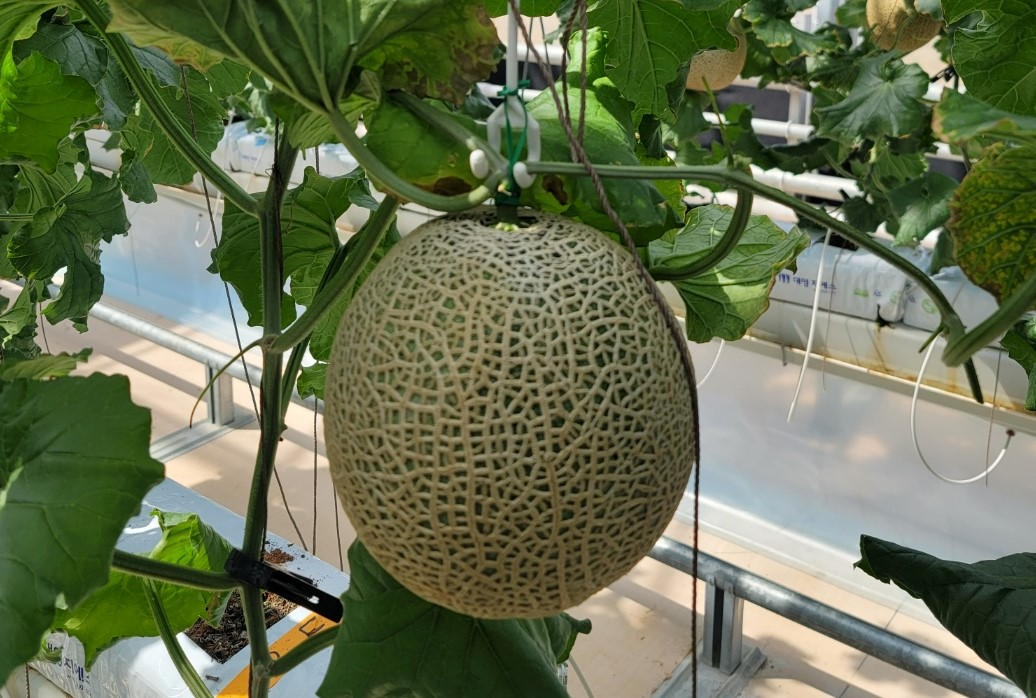
#> input picture melon/melon_enhancement.jpg, 1036 x 698 px
$ jupyter execute CV_melon.ipynb
#> lines starting #> are read from the running program, lines starting #| are printed output that depends on the picture; after the words box and inside, x2 and y2 are one past the last pixel; in counts of white or black regions, pixels touching at a corner belong together
[cell 1]
import os

# 현재 작업 디렉토리 출력
print(os.getcwd())

# 작업 디렉토리 변경, 작업자 환경에 맞게 경로 수정
os.chdir('./melon')

# 변경된 디렉토리 확인
print(os.getcwd())

[cell 2]
import cv2
import numpy as np
import matplotlib.pyplot as plt

def adjust_gamma(image, gamma=1.0):
    invGamma = 1.0 / gamma
    table = np.array([((i / 255.0) ** invGamma) * 255 for i in np.arange(0, 256)]).astype("uint8")
    return cv2.LUT(image, table)

# 이미지 불러오기
img_path = './melon_enhancement.jpg'
img = cv2.imread(img_path)
#> img is the input picture: shape (698, 1036, 3); mean B, G, R 79.7, 111.8, 101.5
img = cv2.cvtColor(img, cv2.COLOR_BGR2RGB)

# 원본 이미지에서 조명 보강하기
img_illuminated = adjust_gamma(img, 1.5)

# 원본 이미지에서 히스토그램 평탄화하기
yuv = cv2.cvtColor(img, cv2.COLOR_RGB2YUV)
#> yuv: shape (698, 1036, 3); mean of channels 0, 1, 2 105, 115.6, 124.9
yuv[:,:,0] = cv2.equalizeHist(yuv[:,:,0])
#> yuv: shape (698, 1036, 3); mean of channels 0, 1, 2 128.2, 115.6, 124.9
img_eq = cv2.cvtColor(yuv, cv2.COLOR_YUV2RGB)

# 원본 이미지에서 샤프닝하기
kernel = np.array([[0, -2, 0],
                   [-2, 9, -2],
                   [0, -2, 0]])

img_sharp = cv2.filter2D(img, -1, kernel)

# 결과 이미지 보여주기
fig, axs = plt.subplots(2, 2, figsize=(10,10))  # 2x2 그리드로 변경

axs[0, 0].imshow(img)
axs[0, 0].set_title('Original')
axs[0, 0].set_xticks([])  # x축 tick 제거
axs[0, 0].set_yticks([])  # y축 tick 제거

axs[0, 1].imshow(img_eq)
axs[0, 1].set_title('Histogram Equalized')
axs[0, 1].set_xticks([])  # x축 tick 제거
axs[0, 1].set_yticks([])  # y축 tick 제거

axs[1, 0].imshow(img_illuminated)
axs[1, 0].set_title('Illumination Enhanced')
axs[1, 0].set_xticks([])  # x축 tick 제거
axs[1, 0].set_yticks([])  # y축 tick 제거

axs[1, 1].imshow(img_sharp)
axs[1, 1].set_title('Sharpened')
axs[1, 1].set_xticks([])  # x축 tick 제거
axs[1, 1].set_yticks([])  # y축 tick 제거
for ax in axs.flat:
    ax.label_outer()
plt.savefig("melon_enhancement_result.png", bbox_inches = 'tight', dpi=300)
plt.show()

[cell 3]
import cv2
import numpy as np
import matplotlib.pyplot as plt

# 이미지 로드
img_path = './melon_1.jpg'
image_bgr = cv2.imread(img_path)
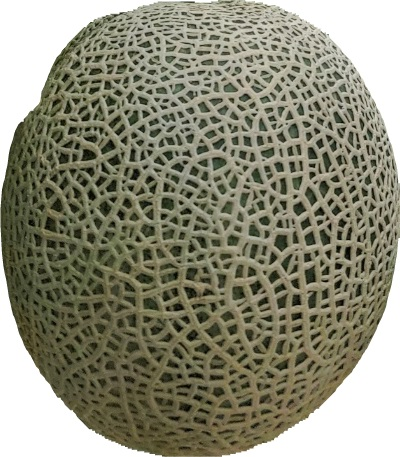
#> input picture melon/melon_1.jpg, 400 x 457 px
#> image_bgr is the input picture: shape (457, 400, 3); mean B, G, R 120.7, 139.7, 140.6

# BRG 데이터를 RGB 속성으로 전환
image_rgb = cv2.cvtColor(image_bgr, cv2.COLOR_BGR2RGB)

# BGR 데이터를 HSV 컬러 스페이스로 전환
image_hsv = cv2.cvtColor(image_bgr, cv2.COLOR_BGR2HSV)
#> image_hsv: shape (457, 400, 3); mean H, S, V 25.5, 57.2, 141.6

# 이미지 보여주기
fig, (ax1, ax2) = plt.subplots(1, 2, figsize=(10, 5))

ax1.imshow(image_rgb)
ax1.set_title("BGR Image (in RGB format)")
ax1.axis("off")

ax2.imshow(image_hsv)
ax2.set_title("HSV Image")
ax2.axis("off")

#저장
cv2.imwrite('melon_hsv_1.jpg', image_hsv)
plt.show()

[cell 4]
import cv2
import numpy as np
import matplotlib.pyplot as plt

# 이미지 로드
img_path = './melon_2.jpg'
image_bgr = cv2.imread(img_path)
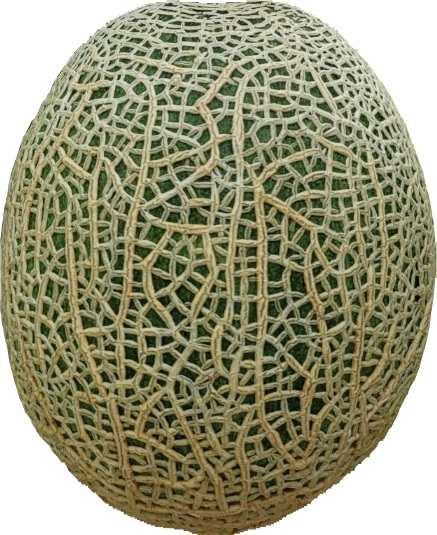
#> input picture melon/melon_2.jpg, 437 x 535 px
#> image_bgr is the input picture: shape (535, 437, 3); mean B, G, R 122.1, 151, 151.7

# BRG 데이터를 RGB 속성으로 전환
image_rgb = cv2.cvtColor(image_bgr, cv2.COLOR_BGR2RGB)
#> image_rgb: shape (535, 437, 3)

# BGR 데이터를 HSV 컬러 스페이스로 전환
image_hsv = cv2.cvtColor(image_bgr, cv2.COLOR_BGR2HSV)
#> image_hsv: shape (535, 437, 3); mean H, S, V 26.5, 76.4, 154.2

# 이미지 보여주기
fig, (ax1, ax2) = plt.subplots(1, 2, figsize=(10, 5))

ax1.imshow(image_rgb)
ax1.set_title("BGR Image (in RGB format)")
ax1.axis("off")

ax2.imshow(image_hsv)
ax2.set_title("HSV Image")
ax2.axis("off")

#저장
cv2.imwrite('melon_hsv_2.jpg', image_hsv)
plt.show()

[cell 5]
import cv2
import numpy as np

# 이미지 로드
img = cv2.imread('./melon_1.jpg')
gray = cv2.cvtColor(img, cv2.COLOR_BGR2GRAY)

# 멜론의 윤곽을 찾기 위해 엣지 검출 적용
edges = cv2.Canny(gray, 50, 200)
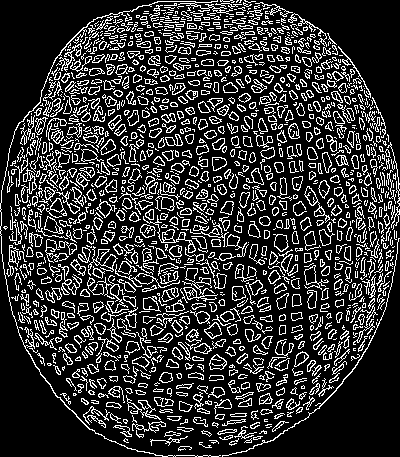
#> edges: shape (457, 400); 19.8% white in thin lines or dots
contours, _ = cv2.findContours(edges, cv2.RETR_EXTERNAL, cv2.CHAIN_APPROX_SIMPLE)
#> contours = 1323 contours, 794 with area under 20; largest, box (x1, y1, x2, y2) and area: (0, 0, 234, 457) 239, (143, 215, 196, 253) 237, (304, 186, 330, 223) 220, (209, 354, 227, 370) 178, (182, 268, 218, 302) 175

# 원본 이미지와 동일한 크기의 검은색 이미지 생성
mask = np.zeros_like(img)

# 마스크 위에 흰색으로 윤곽 그림
cv2.fillPoly(mask, contours, color=(255, 255, 255))
#> mask: shape (457, 400, 3); 30% white; 1323 white regions (493 under 20 px), largest, box (x1, y1, x2, y2) and area: (0, 0, 234, 457) 1131, (222, 238, 400, 457) 377, (182, 268, 218, 302) 351

# 그레이스케일로 전환
gray_mask = cv2.cvtColor(mask, cv2.COLOR_BGR2GRAY)

# 결과 이미지 출력 및 저장
cv2.imwrite('melon_binary_1.jpg', gray_mask)
plt.imshow(gray_mask, cmap='gray')
plt.show()

[cell 6]
import cv2
import numpy as np

# 이미지 로드
img = cv2.imread('./melon_2.jpg')
gray = cv2.cvtColor(img, cv2.COLOR_BGR2GRAY)
#> gray: shape (535, 437)

# 멜론의 윤곽을 찾기 위해 엣지 검출 적용
edges = cv2.Canny(gray, 50, 200)
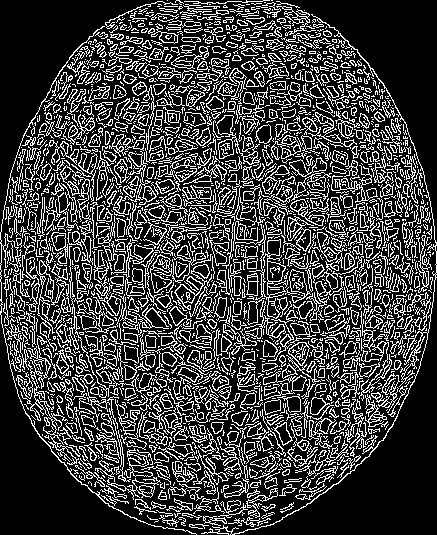
#> edges: shape (535, 437); 24.7% white in thin lines or dots
contours, _ = cv2.findContours(edges, cv2.RETR_EXTERNAL, cv2.CHAIN_APPROX_SIMPLE)
#> contours = 1780 contours, 1331 with area under 20; largest, box (x1, y1, x2, y2) and area: (235, 224, 286, 319) 794, (216, 115, 261, 165) 574, (271, 135, 312, 160) 452, (300, 397, 336, 449) 450, (174, 264, 212, 311) 438

# 원본 이미지와 동일한 크기의 검은색 이미지 생성
mask = np.zeros_like(img)

# 마스크 위에 흰색으로 윤곽 그림
cv2.fillPoly(mask, contours, color=(255, 255, 255))
#> mask: shape (535, 437, 3); 35.9% white; 1780 white regions (1050 under 20 px), largest, box (x1, y1, x2, y2) and area: (201, 14, 437, 535) 1320, (235, 224, 286, 319) 1116, (20, 335, 81, 465) 973

# 그레이스케일로 전환
gray_mask = cv2.cvtColor(mask, cv2.COLOR_BGR2GRAY)

# 결과 이미지 출력 및 저장
cv2.imwrite('melon_binary_2.jpg', gray_mask)
plt.imshow(gray_mask, cmap='gray')
plt.show()

[cell 7]
import cv2
import numpy as np
import matplotlib.pyplot as plt

# 이미지 로드 및 컬러 변환
img = cv2.imread('./melon_1.jpg')
img = cv2.cvtColor(img, cv2.COLOR_BGR2RGB)

# 원형 ROI 정의
center = (195, 235)
radius = 140
mask = np.zeros_like(img)
cv2.circle(mask, center, radius, (255, 255, 255), -1)
#> mask: shape (457, 400, 3); 33.7% white; 1 white region, box (x1, y1, x2, y2) and area: (55, 95, 336, 376) 61529
roi = cv2.bitwise_and(img, mask)

# LAB 컬러 공간으로 ROI 변환 및 CLAHE 적용
lab_roi = cv2.cvtColor(roi, cv2.COLOR_RGB2LAB)
#> lab_roi: shape (457, 400, 3); mean of channels 0, 1, 2 38.6, 126.6, 132.5
l_channel, a_channel, b_channel = cv2.split(lab_roi)
clahe = cv2.createCLAHE(clipLimit=100.0, tileGridSize=(40, 40))
l_channel_clahe = clahe.apply(l_channel)
lab_roi_clahe = cv2.merge([l_channel_clahe, a_channel, b_channel])
#> lab_roi_clahe: shape (457, 400, 3); mean of channels 0, 1, 2 110.5, 126.6, 132.5
roi_clahe = cv2.cvtColor(lab_roi_clahe, cv2.COLOR_LAB2RGB)

# 원본 ROI 대신 CLAHE-enhanced ROI 사용
img = cv2.bitwise_and(img, cv2.bitwise_not(mask))
#> img: shape (457, 400, 3)
img = cv2.bitwise_or(img, roi_clahe)
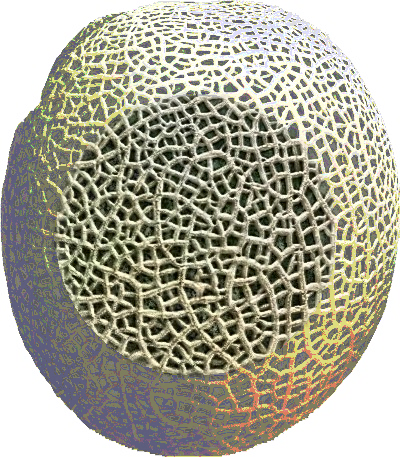
#> img: shape (457, 400, 3); mean R, G, B 169.2, 167.4, 151.5

# k-means 알고리즘으로 ROI 내에서 두 가지 주요 색상 추출
criteria = (cv2.TERM_CRITERIA_EPS + cv2.TERM_CRITERIA_MAX_ITER, 10, 1.0)
pixel_vals = lab_roi.reshape((-1, 3)).astype(np.float32)
K = 2
_, labels, centers = cv2.kmeans(pixel_vals, K, None, criteria, 10, cv2.KMEANS_RANDOM_CENTERS)
#> centers = [[132.6, 123.9, 141.7], [4.18, 127.6, 129.1]]
dominant_colors = centers[labels.flatten()].reshape(roi.shape)

# 주요 색상 라벨링
colors = [(0, 0, 255), (0, 255, 0)]
labeled_img = np.zeros_like(img)
for i in range(K):
    mask = cv2.inRange(dominant_colors, centers[i], centers[i])
    labeled_img[mask == 255] = colors[i]
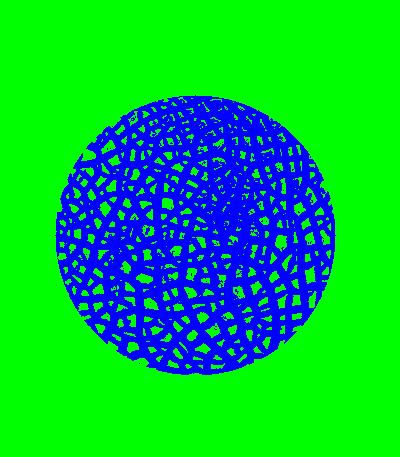
#> labeled_img: shape (457, 400, 3); mean R, G, B 0, 186.7, 68.3

# 결과 표시 및 저장
overlay = cv2.addWeighted(img, 1, labeled_img, 0.6, 0)
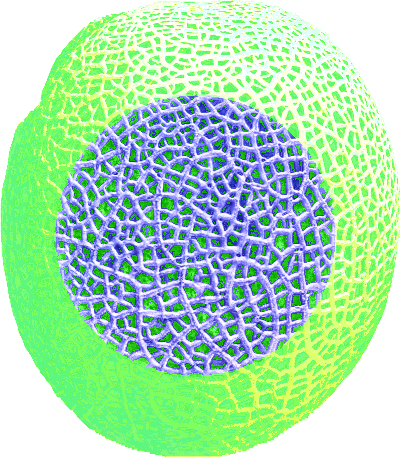
#> overlay: shape (457, 400, 3); mean R, G, B 169.2, 221.9, 182.2
plt.imshow(overlay)
plt.show()
overlay_BGR = cv2.cvtColor(overlay, cv2.COLOR_RGB2BGR)
#cv2.imwrite('melon_colormapped_result2.jpg', overlay_BGR)

[cell 8]
import cv2
import numpy as np
import matplotlib.pyplot as plt

# Load the image
img_path = './melon_1.jpg'
img = cv2.imread(img_path)
img = cv2.cvtColor(img, cv2.COLOR_BGR2RGB)


# Create a pseudo-color depth image
pseudo_color_depth = cv2.applyColorMap(cv2.cvtColor(img, cv2.COLOR_RGB2GRAY), cv2.COLORMAP_JET)
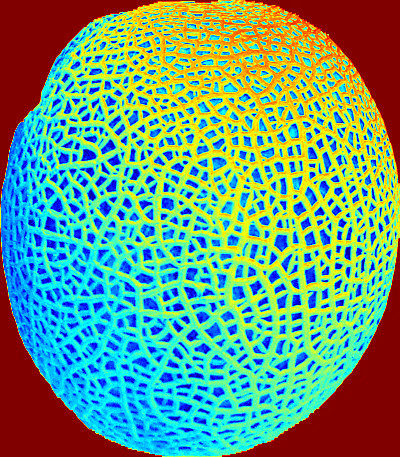
#> pseudo_color_depth: shape (457, 400, 3); mean B, G, R 126.7, 158.4, 103.1

# Create a scale bar with COLORMAP_JET
scale_bar_height = 170
scale_bar_width = 10
gray_scale_bar = np.linspace(0, 255, scale_bar_height).astype(np.uint8)
gray_scale_bar = np.tile(gray_scale_bar.reshape(scale_bar_height, 1), (1, scale_bar_width))
jet_scale_bar = cv2.applyColorMap(gray_scale_bar, cv2.COLORMAP_JET)

# Display the images and scale bar
plt.figure()

plt.subplot(2, 2, 1)
plt.imshow(img)
plt.title('Original Image')
plt.axis('off')

plt.subplot(2, 2, 3)
plt.imshow(pseudo_color_depth)
plt.title('Pseudo-Color Depth Image')
plt.axis('off')

scale_bar_ax = plt.subplot(1, 2, 2)
plt.imshow(jet_scale_bar)
plt.title('Scale Bar')
plt.axis('off')

# Add "High" and "Low" text to the scale bar
scale_bar_ax.text(20, 5, 'High', fontsize=10, color='black')
scale_bar_ax.text(20, scale_bar_height - 5, 'Low', fontsize=10, color='black')

# 이미지 저장
overlay_BGR = cv2.cvtColor(pseudo_color_depth, cv2.COLOR_RGB2BGR)
cv2.imwrite('melon_depth_result_1.jpg', overlay_BGR)
plt.show()
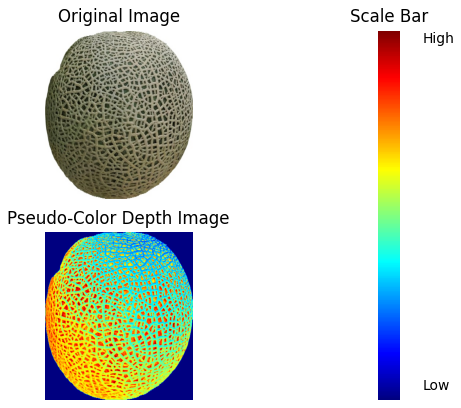
#> figure drawn by matplotlib, 3 panels; B, G, R data is drawn as R, G, B

[cell 9]
import cv2
import numpy as np
import matplotlib.pyplot as plt

# 이미지 로드 및 컬러 변환
img = cv2.imread('./melon_2.jpg')
img = cv2.cvtColor(img, cv2.COLOR_BGR2RGB)

# 원형 ROI 정의
center = (205, 255)
radius = 140
mask = np.zeros_like(img)
cv2.circle(mask, center, radius, (255, 255, 255), -1)
#> mask: shape (535, 437, 3); 26.3% white; 1 white region, box (x1, y1, x2, y2) and area: (65, 115, 346, 396) 61529
roi = cv2.bitwise_and(img, mask)
#> roi: shape (535, 437, 3)

# LAB 컬러 공간으로 ROI 변환 및 CLAHE 적용
lab_roi = cv2.cvtColor(roi, cv2.COLOR_RGB2LAB)
#> lab_roi: shape (535, 437, 3); mean of channels 0, 1, 2 33, 126.2, 133.3
l_channel, a_channel, b_channel = cv2.split(lab_roi)
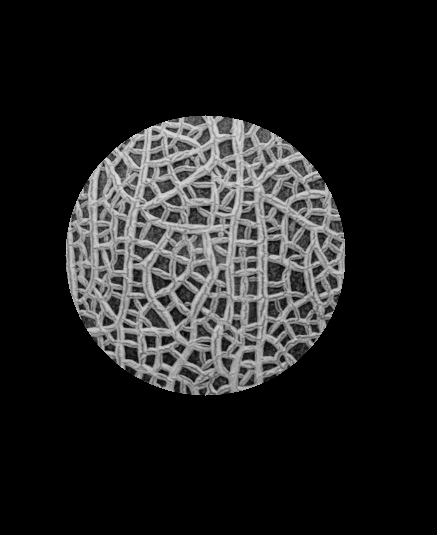
#> l_channel: shape (535, 437); min 0, max 223, mean 33
clahe = cv2.createCLAHE(clipLimit=100.0, tileGridSize=(40, 40))
l_channel_clahe = clahe.apply(l_channel)
lab_roi_clahe = cv2.merge([l_channel_clahe, a_channel, b_channel])
roi_clahe = cv2.cvtColor(lab_roi_clahe, cv2.COLOR_LAB2RGB)

# 원본 ROI 대신 CLAHE-enhanced ROI 사용
img = cv2.bitwise_and(img, cv2.bitwise_not(mask))
img = cv2.bitwise_or(img, roi_clahe)

# k-means 알고리즘으로 ROI 내에서 두 가지 주요 색상 추출
criteria = (cv2.TERM_CRITERIA_EPS + cv2.TERM_CRITERIA_MAX_ITER, 10, 1.0)
pixel_vals = lab_roi.reshape((-1, 3)).astype(np.float32)
K = 2
_, labels, centers = cv2.kmeans(pixel_vals, K, None, criteria, 10, cv2.KMEANS_RANDOM_CENTERS)
#> centers = [[3.48, 127.3, 129.3], [148.3, 121.9, 148.8]]
dominant_colors = centers[labels.flatten()].reshape(roi.shape)

# 주요 색상 라벨링
colors = [(0, 0, 255), (0, 255, 0)]
labeled_img = np.zeros_like(img)
for i in range(K):
    mask = cv2.inRange(dominant_colors, centers[i], centers[i])
    labeled_img[mask == 255] = colors[i]

# 결과 표시 및 저장
overlay = cv2.addWeighted(img, 1, labeled_img, 0.6, 0)
plt.imshow(overlay)
plt.show()
overlay_BGR = cv2.cvtColor(overlay, cv2.COLOR_RGB2BGR)
#cv2.imwrite('melon_colormapped_result2.jpg', overlay_BGR)
